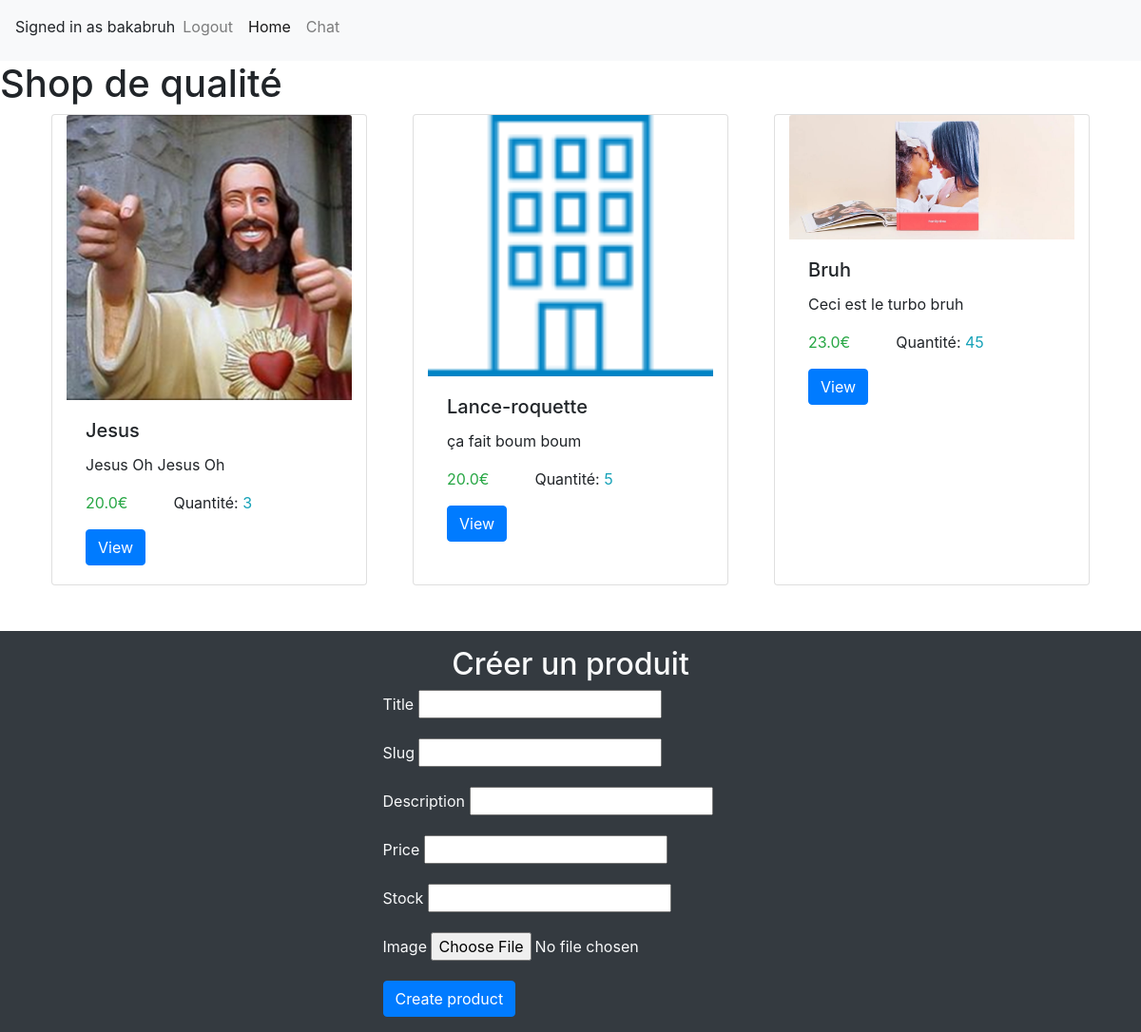
The page / (signed in) on the database its author committed.
### login/models.py (models this page shows)
class User(AbstractUser):
    pass

### store/models.py (models this page shows, shortened)
class Product(models.Model):
    title = models.CharField(max_length=200)
    slug = models.SlugField(max_length=200)
    desc = models.TextField(blank=True)
    price = models.FloatField(default=0)
    quantity = models.IntegerField(default=0)
    image = models.ImageField(upload_to="products", blank=True, null=True)

### store/views.py (the view)
# urls.py: path('', index, name='index'),
def index(request):
    products = Product.objects.all()
    return render(request, 'store/index.html', context={"products": products})

### store/templates/store/index.html (shortened to what this page needs)
{% extends 'base.html' %}
{% block content %}
<h1>Shop de qualité</h1>
<div class="container">
    <div class="row">
        {% for product in products %}
            {% if product.quantity > 0 %}
                <div class="card col-sm mx-4" style="width: 18rem;">
                    <img src="{{ product.image.url }}" class="card-img-top" alt="{{ product.title }}">
                    <div class="card-body">
                    <h5 class="card-title">{{ product.title }}</h5>
                    <p class="card-text">{{ product.desc }}</p>
                    <div class="d-flex justify-content-start">
                        <p class="card-text text-success">{{ product.price }}€</p>
                        <p class="card-text ml-5">Quantité: <span class="text-info">{{ product.quantity }}</span></p>
                    </div>
                    <a href="{% url 'product' product.slug %}" class="btn btn-primary">View</a>
                    </div>
                </div>
            {% endif %}
        {% endfor %}
    </div>
</div>
<div class="d-flex flex-column align-items-center justify-content-center bg-dark py-3 mt-5">
    <h2 class="text-light">Créer un produit</h2>
    <form action="{% url 'create_view' %}" method="POST">
        <p>
            <label class="text-light" for="title">Title</label>
            <input type="text" name="title" id="title">
        </p>
        <p>
            <label class="text-light" for="slug">Slug</label>
            <input type="text" name="slug" id="slug">
        </p>
        <p>
            <label class="text-light" for="desc">Description</label>
            <input type="text" name="desc" id="desc">
        </p>
        <p>
            <label class="text-light" for="price">Price</label>
            <input type="text" name="price" id="price">
        </p>
        <p>
            <label class="text-light" for="quantity">Stock</label>
            <input type="text" name="quantity" id="quantity">
        </p>
        <p>
            <label class="text-light" for="image">Image</label>
            <input class="text-light" type="file" name="image" id="image" accept="image/png, image/jpeg">
        </p>
        <button class="btn btn-primary" type="submit">Create product</button>
    </form>
</div>
{% endblock %}

### templates/base.html (shortened to what this page needs)
<!DOCTYPE html>
<html lang="en">
    <head>
        <link rel="stylesheet" href="https://cdn.jsdelivr.net/npm/bootstrap@4.3.1/dist/css/bootstrap.min.css">
      </head>
<body>
    <nav class="navbar navbar-expand-lg navbar-light bg-light">
        <div class="collapse navbar-collapse" id="navbarNav">
          <ul class="navbar-nav">
            {% if user.is_authenticated %}
            <li class="nav-item mt-2">
                <p>Signed in as {{ user.username }}</p>
            </li>
            <li class="nav-item">
              <a class="nav-link" href="{% url 'logout' %}">Logout</a>
            </li>
            {% else %}
                <a class="nav-link" href="{% url 'signup' %}">Sign up</a>
                <a class="nav-link" href="{% url 'login' %}">Login</a>
            {% endif %}
            <li class="nav-item active">
                <a class="nav-link" href="{% url 'index' %}">Home <span class="sr-only">(current)</span></a>
            </li>
            <li class="nav-item">
                <a class="nav-link" href="{% url 'messagerie' %}">Chat</a>
            </li>
          </ul>
        </div>
      </nav>
    {% block content %}
    {% endblock %}
</body>
</html>

### rows shown on the page
User: username "bakabruh"
Product: image (picture), title "Jesus", desc "Jesus Oh Jesus Oh", price "20.0", quantity "3"
Product: image (picture), title "Lance-roquette", desc "ça fait boum boum", price "20.0", quantity "5"
Product: image (picture), title "Bruh", desc "Ceci est le turbo bruh", price "23.0", quantity "45"
